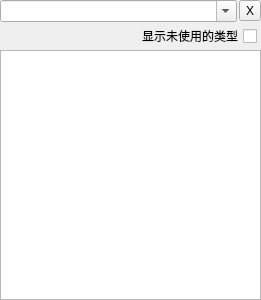
<?xml version="1.0" encoding="UTF-8"?>
<ui version="4.0">
 <class>TypeBrowser</class>
 <widget class="QWidget" name="TypeBrowser">
  <property name="geometry">
   <rect>
    <x>0</x>
    <y>0</y>
    <width>261</width>
    <height>300</height>
   </rect>
  </property>
  <property name="windowTitle">
   <string>Type Browser</string>
  </property>
  <layout class="QVBoxLayout" name="verticalLayout_3">
   <property name="spacing">
    <number>2</number>
   </property>
   <property name="margin">
    <number>0</number>
   </property>
   <item>
    <layout class="QHBoxLayout" name="horizontalLayout">
     <item>
      <widget class="QComboBox" name="filterText">
       <property name="editable">
        <bool>true</bool>
       </property>
      </widget>
     </item>
     <item>
      <widget class="QToolButton" name="clearFilterBn">
       <property name="text">
        <string>X</string>
       </property>
      </widget>
     </item>
    </layout>
   </item>
   <item>
    <layout class="QHBoxLayout" name="horizontalLayout_2">
     <property name="leftMargin">
      <number>4</number>
     </property>
     <property name="rightMargin">
      <number>4</number>
     </property>
     <item>
      <widget class="QCheckBox" name="showUnusedTypes">
       <property name="layoutDirection">
        <enum>Qt::RightToLeft</enum>
       </property>
       <property name="text">
        <string>显示未使用的类型</string>
       </property>
       <property name="checked">
        <bool>false</bool>
       </property>
      </widget>
     </item>
    </layout>
   </item>
   <item>
    <widget class="QStackedWidget" name="stackedWidget">
     <property name="currentIndex">
      <number>1</number>
     </property>
     <widget class="QWidget" name="pageUnfiltered">
      <layout class="QVBoxLayout" name="verticalLayout">
       <property name="spacing">
        <number>0</number>
       </property>
       <property name="margin">
        <number>0</number>
       </property>
       <item>
        <widget class="TypeBrowser::View" name="typeView"/>
       </item>
      </layout>
     </widget>
     <widget class="QWidget" name="pageFiltered">
      <layout class="QVBoxLayout" name="verticalLayout_2">
       <property name="spacing">
        <number>0</number>
       </property>
       <property name="margin">
        <number>0</number>
       </property>
       <item>
        <widget class="TypeBrowser::View" name="typeViewFiltered"/>
       </item>
      </layout>
     </widget>
    </widget>
   </item>
  </layout>
 </widget>
 <customwidgets>
  <customwidget>
   <class>TypeBrowser::View</class>
   <extends>QTreeView</extends>
   <header>View.hpp</header>
  </customwidget>
 </customwidgets>
 <resources/>
 <connections/>
</ui>
